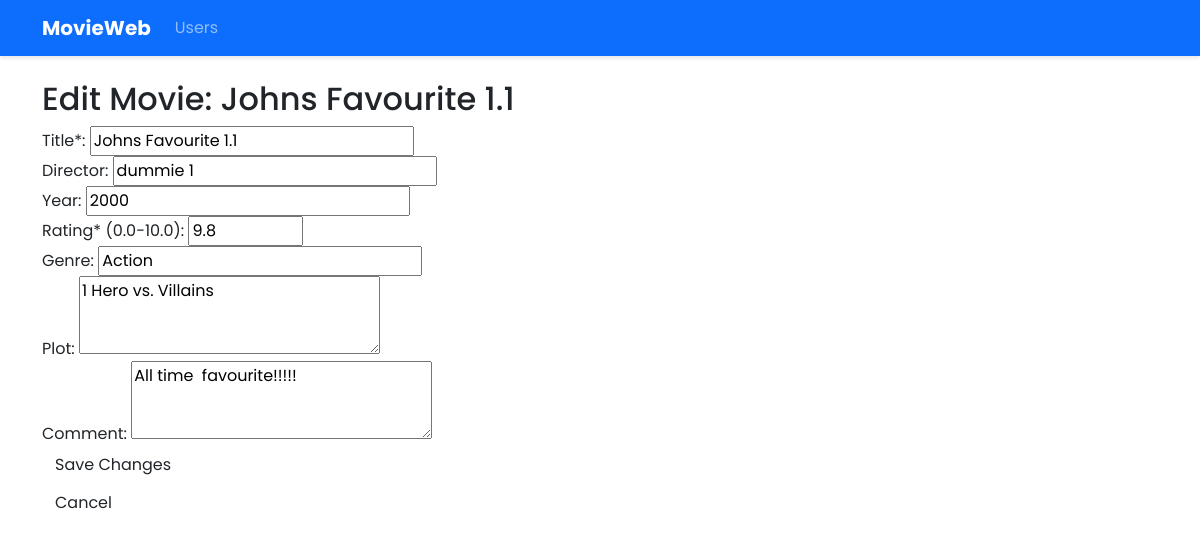
The app's page /user/1/update_movie/1 with its own data.
### models.py (models this page shows)
class Movie(Base):
    __tablename__ = "movies"
    id = Column(Integer, primary_key=True)
    user_id = Column(Integer, ForeignKey("users.id"))
    title = Column(String, nullable=False)
    director = Column(String)
    writer = Column(String)
    actors = Column(String)
    year = Column(Integer)
    rating = Column(Float, CheckConstraint('rating >= 0 AND rating <= 10'))
    genre = Column(String)
    runtime = Column(String)
    plot = Column(Text)
    comment = Column(Text)
    user = relationship("User", back_populates="movies")

### app.py (the view, shortened to what this page needs)
@app.route('/user/<int:user_id>/update_movie/<int:movie_id>', methods=['GET', 'POST'])
def update_movie(user_id, movie_id):
    movie = data_manager.get_movie_by_id(movie_id)
    if not movie:
        flash("Movie not found!", "error")
        return redirect(url_for('user_movies', user_id=user_id))
    return render_template('edit_movie.html', user_id=user_id, movie=movie)

### data_manager/sqlite_data_manager.py (called while the page is built)
    def get_movie_by_id(self, movie_id):
        session = self.Session()
        try:
            return session.query(Movie).filter_by(id=movie_id).first()
        finally:
            session.close()

### templates/edit_movie.html
{% extends "base.html" %}
{% block content %}
  <h2>Edit Movie: {{ movie.title }}</h2>
  <form method="post">
    <label for="title">Title*:</label>
    <input type="text" id="title" name="title" value="{{ movie.title }}" required><br>
    <label for="director">Director:</label>
    <input type="text" id="director" name="director" value="{{ movie.director or '' }}"><br>
    <label for="year">Year:</label>
    <input type="number" id="year" name="year" value="{{ movie.year or '' }}" min="1888"><br>
    <label for="rating">Rating* (0.0-10.0):</label>
    <input type="number" id="rating" name="rating" value="{{ movie.rating }}" min="0" max="10" step="0.1" required><br>
    <label for="genre">Genre:</label>
    <input type="text" id="genre" name="genre" value="{{ movie.genre or '' }}"><br>
    <label for="plot">Plot:</label>
    <textarea id="plot" name="plot" rows="3">{{ movie.plot or '' }}</textarea><br>
    <label for="comment">Comment:</label>
    <textarea id="comment" name="comment" rows="3">{{ movie.comment or '' }}</textarea><br>
    <button type="submit" class="btn">Save Changes</button>
  </form>
  <a href="{{ url_for('user_movies', user_id=user_id) }}" class="btn">Cancel</a>
{% endblock %}

### static/styles.css (style rules this page uses)
body { font-family: 'Poppins', sans-serif; }
:root { --primary: #2563eb; --secondary: #6c757d; --dark: #212529; --light: #f8f9fa; }

### records on screen
Movie: title "Johns Favourite 1.1", director "dummie 1", year "2000", rating "9.8", genre "Action", plot "1 Hero vs. Villains", comment "All time favourite!!!!!"
